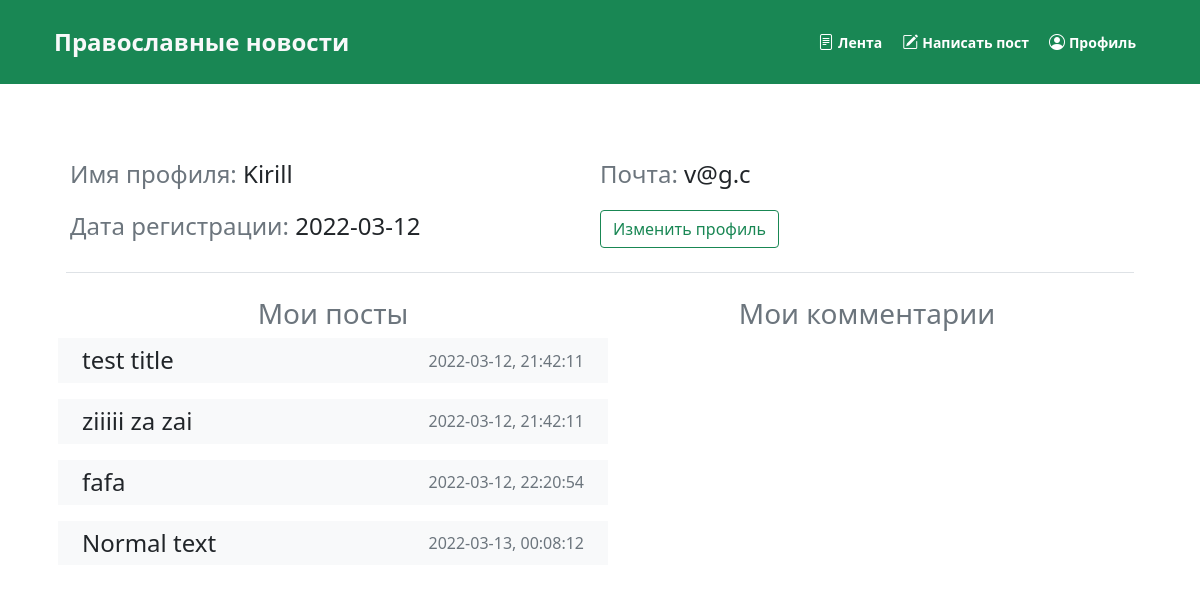
The app's page /profile (signed in), older data.
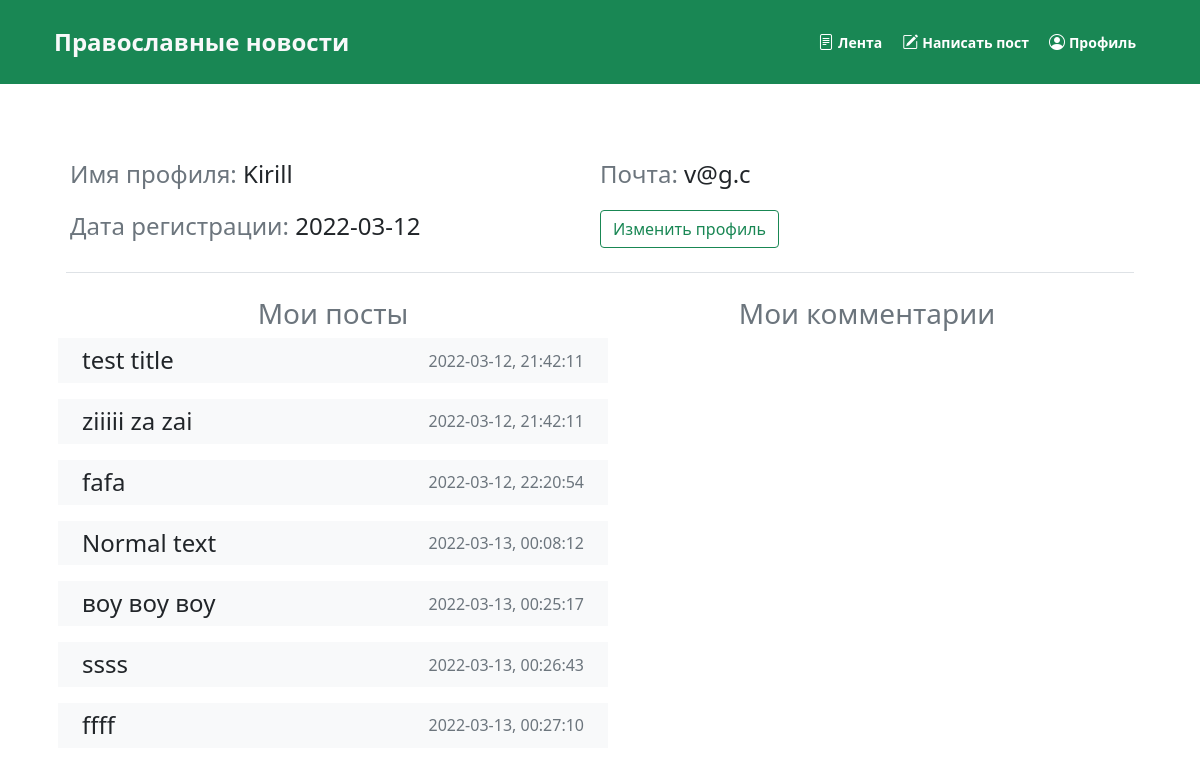
The same page, newer data.
### app.py (models this page shows, shortened)
class User(db.Model, UserMixin):
    id = db.Column(db.Integer, primary_key=True)
    email = db.Column(db.Text, unique=True, nullable=False)
    password = db.Column(db.String(30), nullable=False)
    username = db.Column(db.String(30), nullable=False)
    registration_date = db.Column(db.Date, nullable=False, default=datetime.utcnow)
    posts = db.relationship('Post', backref='author', lazy=True)

class Post(db.Model):
    id = db.Column(db.Integer, primary_key=True)
    title = db.Column(db.String(80), nullable=False)
    content = db.Column(db.Text, nullable=False)
    date_post = db.Column(db.DateTime, nullable=False, default=datetime.utcnow)
    user_id = db.Column(db.Integer, db.ForeignKey("user.id"), nullable=False)

### app.py (the view)
@app.route("/profile")
@login_required
def profile():
    return render_template("profile.html", loged=True, user=current_user)

### app.py (called while the page is built)
@login_manager.user_loader
def load_user(user_id):
    return User.query.get(int(user_id))

### templates/profile.html (shortened to what this page needs)
{% extends "base.html" %}
{% block content %}
<div class="container p-5">
    <div class="row">
        <div class="col-12 border-bottom pb-4 pt-4">
            <div class="row g-3">
                <div class="col-md-6 fs-4 fw-light p-0">
                    <span class="text-secondary">Имя профиля: </span>
                    <span>{{ user.username }}</span>
                </div>
                <div class="col-md-6 fs-4 fw-light p-0">
                    <span class="text-secondary">Почта: </span>
                    <span>{{ user.email }}</span>
                </div>
                <div class="col-md-6 fs-4 fw-light p-0">
                    <span class="text-secondary">Дата регистрации: </span>
                    <span>{{ user.registration_date }}</span>
                </div>
                <div class="col-md-6 fs-4 fw-light p-0">
                <a href="#"><button type="button" class="btn btn-outline-success">Изменить профиль</button></a>
                </div>
            </div>
        </div>
        <div class="col-12 pt-4">
            <div class="row">
                <div class="col-md-6 p-0 text-md-center text-start">
                    <h3 class="text-secondary fw-light">Мои посты</h3>
                    <div class="row g-3">
                        {% for post in user.posts %}
                        <div class="col-12 d-flex align-items-center justify-content-between bg-light py-2 px-4">
                                <div>
                                    <h4 class="fw-light m-0">{{ post.title }}</h4>
                                </div>
                                <div>
                                    <span class="fw-light text-secondary">{{ post.date_post.strftime('%Y-%m-%d') }}, {{ post.date_post.strftime('%H:%M:%S') }}</span>
                                </div>
                        </div>
                        {% endfor %}
                    </div>
                </div>
                <div class="col-md-6 p-0 text-md-center text-start">
                    <h3 class="text-secondary fw-light">Мои комментарии</h3>
                </div>
            </div>
        </div>
    </div>
</div>
{% endblock %}

### templates/base.html (shortened to what this page needs)
{% from "_macro.html" import render_field, render_select_button, news %}
<!DOCTYPE html>
<html lang="en">
<head>
    <link href="https://cdn.jsdelivr.net/npm/bootstrap@5.0.2/dist/css/bootstrap.min.css" rel="stylesheet">
    <link rel="stylesheet" href="https://cdn.jsdelivr.net/npm/bootstrap-icons@1.8.1/font/bootstrap-icons.css">
    <link rel="stylesheet" href="{{ url_for('static', filename='style.css') }}">
</head>
<body>
<div class="container-fluid bg-success">
    <div class="container p-4 d-flex align-items-center justify-content-between">
        <div>
           <a href="{{ url_for('home') }}" class="text-decoration-none fw-bold text-light fs-4">Православные новости</a>
        </div>
        {% if loged %}
        <ul class="nav justify-content-center">
            <li class="nav-item">
                <a class="header-link" href="{{ url_for('home') }}"><i class="bi bi-file-text me-1"></i><small>Лента</small></a>
            </li>
                <li class="nav-item">
                    <a class="header-link" href="{{ url_for('write_post') }}"><i class="bi bi-pencil-square me-1"></i><small>Написать пост</small></a>
                </li>
                <li class="nav-item">
                    <a class="header-link" href="{{ url_for('profile') }}"><i class="bi bi-person-circle me-1"></i><small>Профиль</small></a>
                </li>
        </ul>
        {% endif %}
    </div>
</div>
{% block content %}
{% endblock %}
</body>
</html>

### static/style.css (style rules this page uses)
a { cursor: pointer; }
.header-link { color: #ffffff; font-weight: 600; transition: 0.2s all ease-out; text-decoration: none; margin: 0 10px; }

Row changes from the older to the newer data that the page shows:
added Post: title "воу воу воу", date_post "2022-03-13", date_post "00:25:17"
added Post: title "ssss", date_post "2022-03-13", date_post "00:26:43"
added Post: title "ffff", date_post "2022-03-13", date_post "00:27:10"
